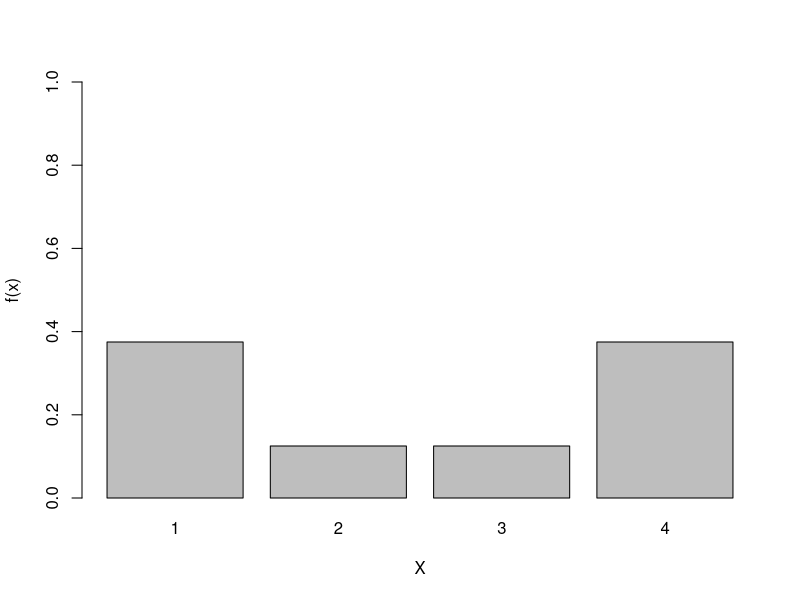
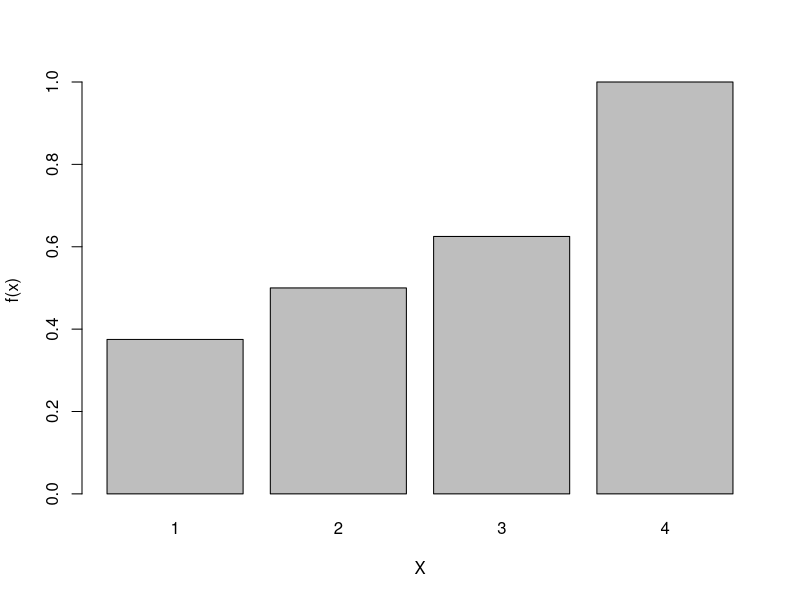
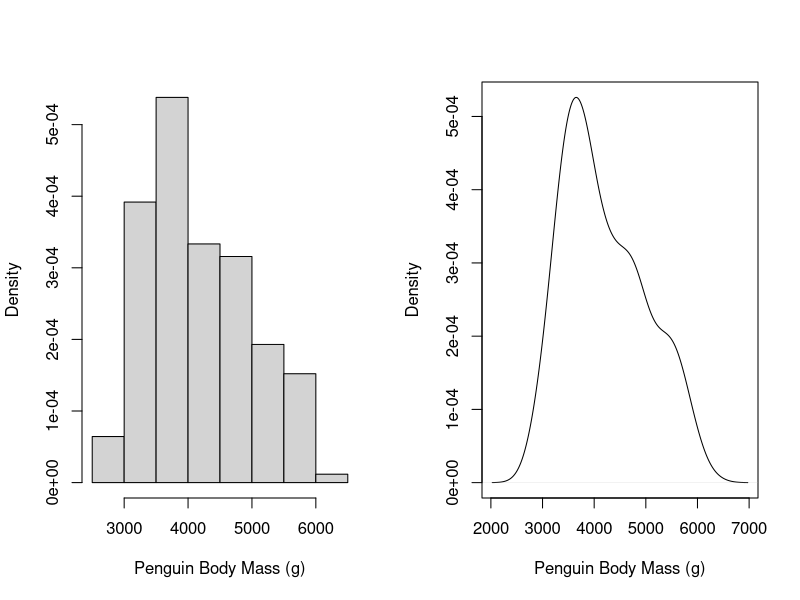
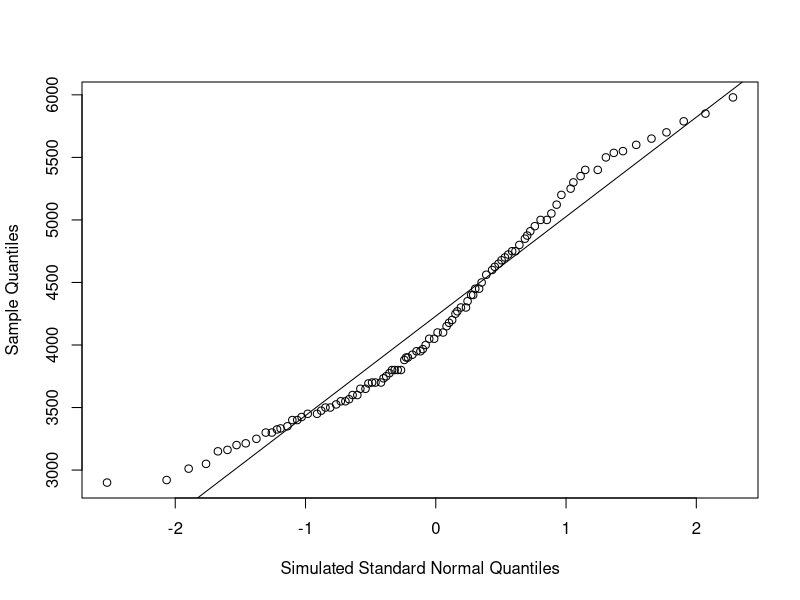
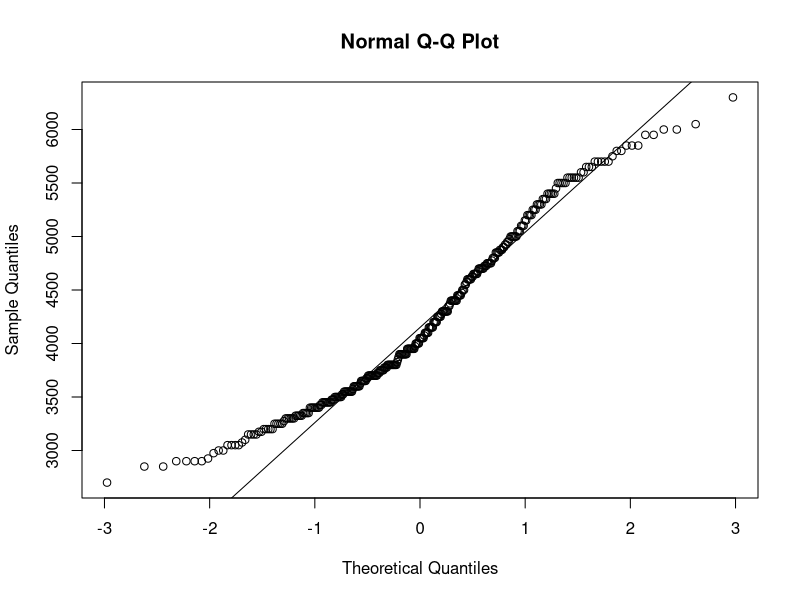

Recreate these plots in R, in order.
## ---- chunk 1
#| label: load-packagesa
#| include: true

library(palmerpenguins)
## ---- chunk 2
    fx <- c(3/8,1/8,1/8,3/8)
    X <- c(1,2,3,4)
    # realized I do not need this: prob1C.table <- data.frame(fx,X)

    barplot(fx, xlab="X", ylab="f(x)", names.arg = c("1","2","3","4"), ylim = c(0,1))
## ---- chunk 3
    Fx <- c(3/8,((3/8)+(1/8)),((3/8)+(1/8)+(1/8)),((3/8)+(1/8)+(1/8)+(3/8)))
    # realized I do not need this: prob1D.table <- data.frame(Fx,X)

    barplot(Fx, xlab = "X", ylab = "f(x)", names.arg = c("1","2","3","4"))
## ---- chunk 4
#the par function is a handy tool for making side-by-side plots in base R
#BUT for publication-quality multi-panel figures, I recommend learning ggplot 
#in combination withthe ggpubr package
#This command tells us to lay out plots in one row and two columns
par(mfrow=c(1,2))

#plot one is a histogram, use ?hist() for documentation
#try playing with the "breaks" argument
hist(penguins$body_mass_g,
     freq=FALSE, #Tells R to plot density rather than frequency on Y-axis
     main="",
     xlab="Penguin Body Mass (g)")

#plot two is a density plot, use ?density() for documentation
#try playing with the "bw" argument
plot(density(penguins$body_mass_g,na.rm=T),
     main="",
     xlab="Penguin Body Mass (g)")

#Make sure to set this back to one row and one column for your next figures
par(mfrow=c(1,1))
## ---- chunk 5
quantile(x = penguins$body_mass_g,
         probs = 0.90,
         na.rm=T) # we need to tell this function to ignore the NA values 
## ---- chunk 6
#First let's generate some data from a standard normal distribution
norm_data <- rnorm(1000)

#Let's now calculate the quantiles for our penguins
quantiles_penguins <- quantile(x = penguins$body_mass_g,
         probs = seq(0.01,0.99,0.01),
         na.rm=T)

#And for our theoretical distribution
quantiles_norm <- quantile(x = norm_data,
         probs = seq(0.01,0.99,0.01))

#Now, let's plot them against one another
plot(quantiles_norm,quantiles_penguins,
     xlab="Simulated Standard Normal Quantiles",
     ylab="Sample Quantiles")
#For good measure, let's add a trend line to make it easier to visualize
abline(lm(quantiles_penguins~quantiles_norm))
## ---- chunk 7
qqnorm(penguins$body_mass_g)
qqline(penguins$body_mass_g)
